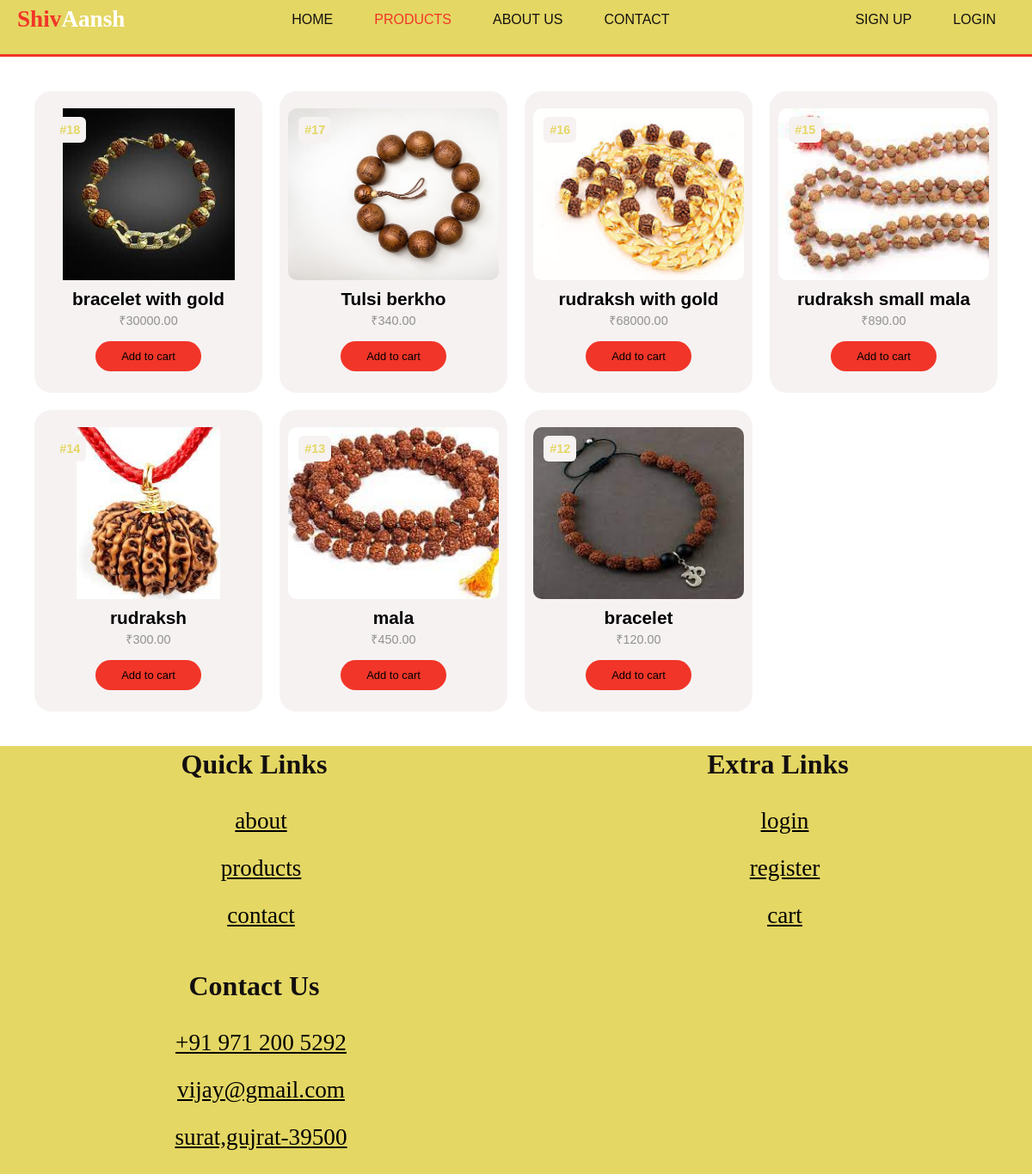
The app's page /User/products.php with its own data.
### tables this page shows
CREATE TABLE IF NOT EXISTS `products` (
  `id` int NOT NULL AUTO_INCREMENT,
  `name` varchar(100) NOT NULL,
  `price` int NOT NULL,
  `status` varchar(2) NOT NULL,
  `img` text NOT NULL,
  PRIMARY KEY (`id`)
);

### User/products.php (the view, shortened to what this page needs)
<!DOCTYPE html>
<html lang="en">
<head>
    <?php
    include('include/head.php');
    ?>
    <link rel="stylesheet" href="css/events.css">
</head>
<body>
    <?php
    include('include/header.php');
    ?>
    <?php
    include('include/connection.php');
    ?>
    <main>
        <div class="main-container">
            <div class="events-container">
                <?php
                $qry = "select * from products where status = 'Y' order by id DESC";
                $sql = mysqli_query($conn, $qry);
                while ($data = mysqli_fetch_assoc($sql)) {
                ?>
                    <div class="event-card">
                        <div class="event-image" style="text-align:center">
                            <span class="event-serial">#<?= $data['id'] ?></span>
                            <img src="../Admin/upload/<?= $data['img'] ?>" alt="">
                        </div>
                        <div class="event-details">
                            <div class="event-header">
                                <h4><?= $data['name'] ?></h4>
                            </div>
                            <div class="event-game">
                                <span>&#8377;<?= $data['price'] ?>.00</span>
                            </div>
                            <div class="event-more">
                                <form action="" method="post">
                                    <div class="text-center"><button class="button1" name="addtocartbtn" value="<?= $data['id'] ?>">Add to cart</a></div>
                                </form>
                            </div>
                        </div>
                    </div>
                <?php
                }
                ?>
            </div>
        </div>
    </main>
    <?php
    include('include/footer.php');
    ?>
</body>
</html>

### User/include/head.php
<link rel="stylesheet" href="css/style.css">
<link rel="stylesheet" href="css/common.css">

### User/include/header.php (shortened to what this page needs)
<header>
    <div class="logo">
        <h1><span style="color:var(--secondary)">Shiv</span>Aansh</h1>
    </div>
    <div class="menu">
        <div class="links">
            <a href="index.php" class="link" id="home">Home</a>
            <a href="products.php" class="link" id="products">Products</a>
            <a href="aboutus.php" class="link" id="aboutus">About Us</a>
            <a href="contact.php" class="link" id="contact">Contact</a>
        </div>
    </div>
    <div class="menu">
        <?php
        if (!isset($_SESSION['userid'])) {
        ?>
            <div class="links">
                <a href="signup.php" class="link">Sign Up</a>
                <a href="login.php" class="link">Login</a>
            </div>
        <?php
        }
        ?>
    </div>
</header>

### User/include/footer.php
<footer class="footer">
   <section class="grid">
      <div class="box">
         <h3>quick links</h3>
         <a href="aboutus.php"> <i class="fas fa-angle-right"></i> about</a>
         <a href="products.php"> <i class="fas fa-angle-right"></i> products</a>
         <a href="contact.php"> <i class="fas fa-angle-right"></i> contact</a>
      </div>
      <div class="box">
         <h3>extra links</h3>
         <a href="login.php"> <i class="fas fa-angle-right"></i> login</a>
         <a href="signup.php"> <i class="fas fa-angle-right"></i> register</a>
         <a href="cart.php"> <i class="fas fa-angle-right"></i> cart</a>
      </div>
      <div class="box">
         <h3>contact us</h3>
         <a href="tel:9712005292"><i class="fas fa-phone"></i> +91 971 200 5292</a>
         <a href="mailto:vijay@gmail.com"><i class="fas fa-envelope"></i> vijay@gmail.com</a>
         <a href="https://www.google.com/myplace"><i class="fas fa-map-marker-alt"></i> surat,gujrat-39500 </a>
      </div>
   </section>
</footer>

### User/css/style.css (style rules this page uses)
:root { --primary:#e4d764; --secondary:#f13528; --gray:#909090; --light:#f6f2f2; --black:#130f0f; --light-bg:#eee; }
* { margin: 0; padding: 0; }
body { margin: 0; padding: 0; }
header { background-color: var(--primary); display: flex; justify-content: space-between; align-items: center; padding: 7px 20px; padding-bottom: 25px; border-bottom: solid 3px var(--secondary); }
header .logo h1 { color:#fff; font-family: verdana; font-size: 1.7em; }
.link { color: #141010; text-decoration: none; font-family: Verdana, Geneva, Tahoma, sans-serif; font-size: 1em; margin: 0 5px; padding: 5px 15px; text-transform: uppercase; border: solid 2px transparent; border-radius: 40px; transition: 0.5s; }
.active-link { color: var(--secondary); }
footer { background-color: #909090; text-align: center; width: 100%; padding: 3px; box-sizing: border-box; }
.footer { background-color: var(--primary); }
.footer .grid { display: grid; grid-template-columns: repeat(auto-fit, minmax(27rem, 1fr)); gap:1.5rem; align-items: flex-start; }
.footer .grid .box h3 { font-size: 2rem; color:var(--black); margin-bottom: 2rem; text-transform: capitalize; }
.footer .grid .box a { display: block; margin:1.5rem 0; font-size: 1.7rem; color:var(--light-color); }
.footer .grid .box a i { padding-right: 1rem; color:var(--main-color); transition: .2s linear; }

### User/css/common.css (style rules this page uses)
.button1 { background-color: var(--secondary); border: none; padding: 10px 30px; border-radius: 40px; margin: 5px; color: #000; cursor: pointer; text-decoration: none; font-family: Helvetica, sans-serif; font-size: 0.9em; display: inline-block; }

### User/css/events.css (style rules this page uses)
.events-container { display: grid; grid-template-columns: repeat(4, 1fr); gap: 20px; padding: 40px; box-sizing: border-box; }
.event-card { width:100%; background-color: var(--light); border-radius: 20px; padding: 20px 10px; box-sizing: border-box; overflow: hidden; }
.event-image { height: 200px; overflow: hidden; border-radius: 10px; position: relative; }
.event-serial { position: absolute; top:5%; left: 5%; background-color: var(--light); display: inline-block; padding: 7px; border-radius: 6px; font-family: Verdana, Geneva, Tahoma, sans-serif; font-size: 0.9em; font-weight: 600; color: var(--primary); }
.event-image img { height: 100%; }
.event-header { text-align: center; padding-top: 10px; font-family: Verdana, Geneva, Tahoma, sans-serif; font-size: 1.3em; }
.event-game { text-align: center; padding-top: 3px; font-family: Verdana, Geneva, Tahoma, sans-serif; font-size: 0.9em; color: var(--gray); font-weight: 100; }
.event-more { text-align: center; padding-top: 10px; font-family: Verdana, Geneva, Tahoma, sans-serif; font-size: 0.9em; }

### records on screen
products: id "18", img (picture), name "bracelet with gold", price "30000"
products: id "17", img (picture), name "Tulsi berkho", price "340"
products: id "16", img (picture), name "rudraksh with gold", price "68000"
products: id "15", img (picture), name "rudraksh small mala", price "890"
products: id "14", img (picture), name "rudraksh", price "300"
products: id "13", img (picture), name "mala", price "450"
products: id "12", img (picture), name "bracelet", price "120"
